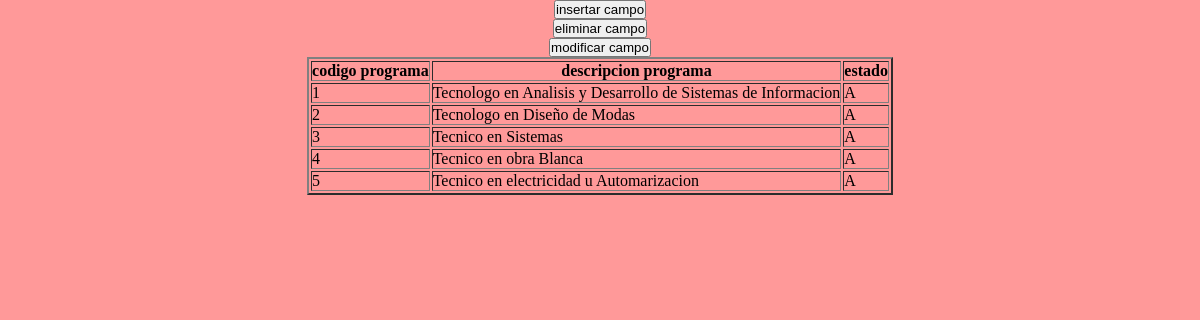
Page /consultaSQL/programa.php on the committed database.
### tables this page shows
CREATE TABLE IF NOT EXISTS `programa` (
  `cod_prog` varchar(4) NOT NULL DEFAULT '',
  `des_prog` varchar(70) DEFAULT NULL,
  `estado` varchar(20) DEFAULT NULL,
  PRIMARY KEY (`cod_prog`)
);

### consultaSQL/programa.php (the view, shortened to what this page needs)
<?php
class programa {
    private $host,
            $dbname,
            $port,
            $user,
            $password,
            $driver,
            $connect;
    public function __construct($host, $dbname, $user, $password, $port = 3306, $driver = 'mysql') {
        $this->host = $host;
        $this->dbname = $dbname;
        $this->port = $port;
        $this->user = $user;
        $this->password = $password;
        $this->driver = $driver;
    }
    public function getInstance() {
        if (!$this->connect) {
            try {
                $dsn = $this->driver
                        . ':host=' . $this->host
                        . ';dbname=' . $this->dbname
                        . ';port=' . $this->port;
                $this->connect = new PDO($dsn, $this->user, $this->password);
            } catch (PDOException $exc) {
                echo $exc->getMessage();
            }
        }
        return $this->connect;
    }
}
try {
    $objDB = new programa('localhost', 'bddesercion', 'root', 'Sena2014');
$sql = "SELECT cod_prog,des_prog,estado FROM programa";
$arrData = $objDB->getInstance()
        ->query($sql)
        ->fetchAll(PDO::FETCH_ASSOC);
$row = null;
print_r($row);
} catch (PDOException $ex) {
    echo $exc->getmessage();
}
?>
<html>
<head>
        <link rel="stylesheet" href="css/miestilo.css">
</head>
<body><center><form method="post" action="inser-programa.php" name="form">
    <input type="submit" value="insertar campo"> </form>
    <form method="post" action="elim-programa.php" name="form">
    <input type="submit" value="eliminar campo"> </form>
    <form method="post" action="modi-programa.php" name="form">
    <input type="submit" value="modificar campo"> </form>
<table border='2' align="center">
  <tr><th>codigo programa</th>
  <th>descripcion programa</th>
    <th>estado</th>
    </tr>
    <?php foreach($arrData as $row): ?>
<tr><td><?php echo $row['cod_prog']?></td><td><?php echo $row['des_prog']?></td>
<td><?php echo $row['estado']?></td>
</tr>
<?php endforeach ?>
</table>
</center>
</body>
</html>

### consultaSQL/css/miestilo.css (style rules this page uses)
* { margin: 0px; padding: 0px; }
body { text-align: center; background: #ff9999; }

### rows in the picture
programa: cod_prog "1", des_prog "Tecnologo en Analisis y Desarrollo de Sistemas de Informacion", estado "A"
programa: cod_prog "2", des_prog "Tecnologo en Diseño de Modas", estado "A"
programa: cod_prog "3", des_prog "Tecnico en Sistemas", estado "A"
programa: cod_prog "4", des_prog "Tecnico en obra Blanca", estado "A"
programa: cod_prog "5", des_prog "Tecnico en electricidad u Automarizacion", estado "A"
